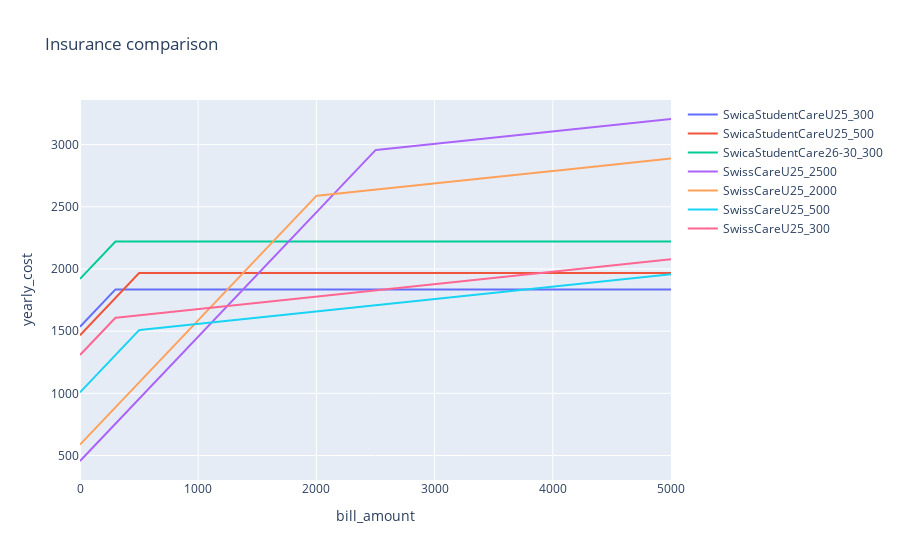

The notebook cell saved with this chart:
### Code cell
# the 2rd parameter, you can consider it as your estimated medical bill amount per year
# the y-axis value is your actual cost with corresponding insurance plan
plot_insurance_summary(study_protects, 5000)

### Figure 1 — Plotly figure (JSON) as saved in the notebook; plotly's stock layout.template omitted (floating-point values rounded to 4 significant figures; data arrays with more than 128 entries replaced by an {"elided": "..."} marker saying what was removed)
{"data": [{"mode": "lines", "name": "SwicaStudentCareU25_300", "type": "scatter", "x": {"elided": "201 int values"}, "y": {"elided": "201 int values"}}, {"mode": "lines", "name": "SwicaStudentCareU25_500", "type": "scatter", "x": {"elided": "201 int values"}, "y": {"elided": "201 float values"}}, {"mode": "lines", "name": "SwicaStudentCare26-30_300", "type": "scatter", "x": {"elided": "201 int values"}, "y": {"elided": "201 int values"}}, {"mode": "lines", "name": "SwissCareU25_2500", "type": "scatter", "x": {"elided": "201 int values"}, "y": {"elided": "201 float values"}}, {"mode": "lines", "name": "SwissCareU25_2000", "type": "scatter", "x": {"elided": "201 int values"}, "y": {"elided": "201 float values"}}, {"mode": "lines", "name": "SwissCareU25_500", "type": "scatter", "x": {"elided": "201 int values"}, "y": {"elided": "201 float values"}}, {"mode": "lines", "name": "SwissCareU25_300", "type": "scatter", "x": {"elided": "201 int values"}, "y": {"elided": "201 float values"}}], "layout": {"title": {"text": "Insurance comparison"}, "xaxis": {"title": {"text": "bill_amount"}}, "yaxis": {"title": {"text": "yearly_cost"}}}}
